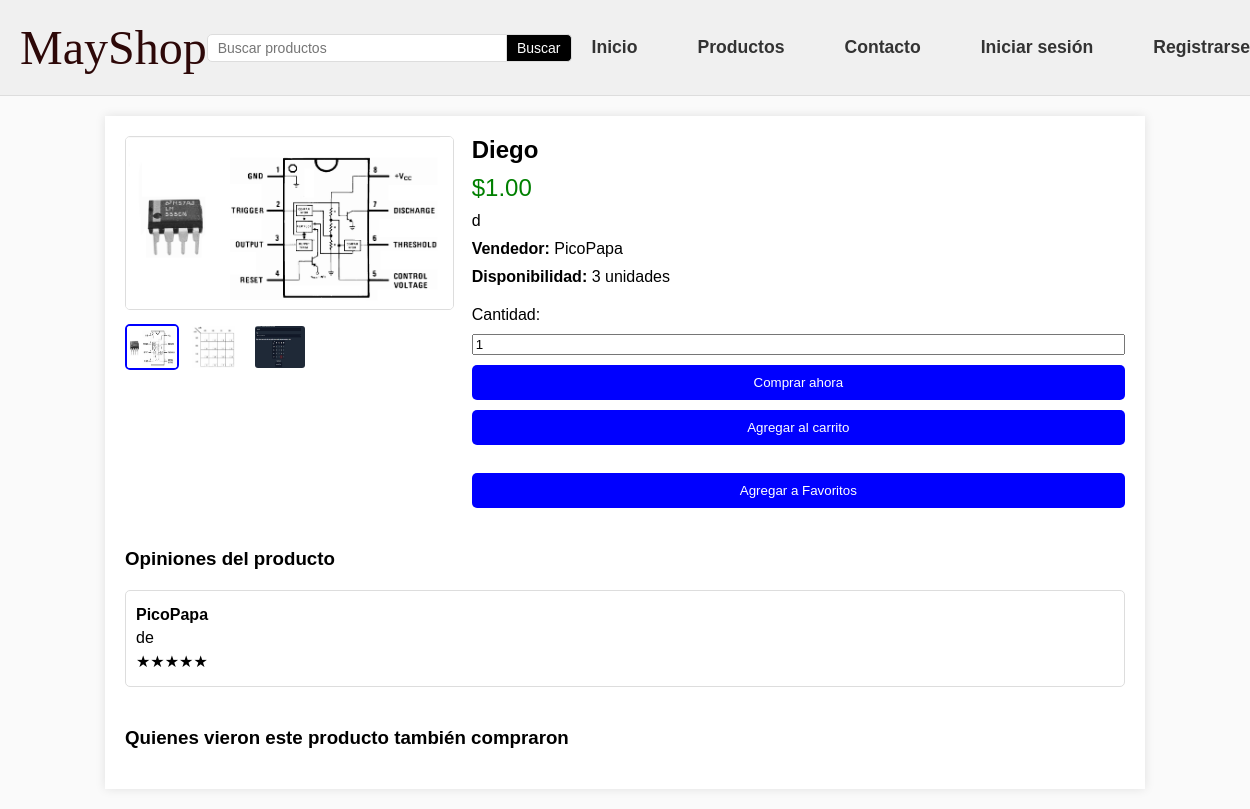
Page /pw/pw/detalle_producto.php?id_producto=17 on the committed database.
### tables this page shows
CREATE TABLE `productos` (
  `id_producto` int(11) NOT NULL,
  `nombre` varchar(255) NOT NULL,
  `descripcion` text DEFAULT NULL,
  `precio` decimal(10,2) NOT NULL,
  `disponibilidad` int(11) NOT NULL,
  `categoria_id` int(11) DEFAULT NULL,
  `imagenes` text DEFAULT NULL,
  `id_usuario` int(11) NOT NULL
);

CREATE TABLE `usuarios` (
  `id_usuario` int(11) NOT NULL,
  `nombre` varchar(100) NOT NULL,
  `email` varchar(100) NOT NULL,
  `contraseña` varchar(255) NOT NULL,
  `fecha_registro` timestamp NOT NULL DEFAULT current_timestamp(),
  `reset_token` varchar(255) DEFAULT NULL,
  `estado` enum('activo','bloqueado','silenciado') DEFAULT 'activo'
);

CREATE TABLE `opiniones` (
  `id_opinion` int(11) NOT NULL,
  `id_producto` int(11) NOT NULL,
  `id_usuario` int(11) NOT NULL,
  `calificacion` int(1) NOT NULL,
  `opinion` text NOT NULL,
  `imagen` varchar(255) DEFAULT NULL
);

### pw/pw/detalle_producto.php (the view, shortened to what this page needs)
<?php
require 'config.php';
$id_producto = isset($_GET['id_producto']) ? intval($_GET['id_producto']) : 0;
$is_favorite = false;
if ($id_producto > 0) {
    $stmt = $conn->prepare("SELECT p.id_producto, p.nombre, p.descripcion, p.precio, p.imagenes, p.disponibilidad, u.nombre as usuario
                            FROM productos p
                            JOIN Usuarios u ON p.id_usuario = u.id_usuario
                            WHERE p.id_producto = ?");
    $stmt->bind_param("i", $id_producto);
    $stmt->execute();
    $result = $stmt->get_result();
    $producto = $result->fetch_assoc();
    $imagenes = json_decode($producto['imagenes']);
    $stmt = $conn->prepare("SELECT o.calificacion, o.opinion, o.imagen, u.nombre as usuario
                            FROM opiniones o
                            JOIN Usuarios u ON o.id_usuario = u.id_usuario
                            WHERE o.id_producto = ?");
    $stmt->bind_param("i", $id_producto);
    $stmt->execute();
    $result = $stmt->get_result();
    $opiniones = $result->fetch_all(MYSQLI_ASSOC);
}
?>
<!DOCTYPE html>
<html lang="es">
<head>
    <link rel="stylesheet" href="./css/detalle_producto.css">
</head>
<body>
    <header>
        <nav>
            <div class="nav-middle">
                <div class="logo">
                    <a class="nav_a" href="index.php">MayShop</a>
                </div>
                <div class="search-container">
                    <input type="search" name="query" placeholder="Buscar productos" aria-label="Buscar">
                    <button type="submit">Buscar</button>
                </div>
                <div class="user-options">
                    <a href="index.php">Inicio<span></span></a>
                    <a href="products.php">Productos<span></span></a>
                    <a href="ayuda_general.php">Contacto<span></span></a>
                    <?php if (isset($_SESSION['loggedin']) && $_SESSION['loggedin'] === true) : ?>
                        <a href="favorites_page.php"><i class="fas fa-heart"></i></a>
                        <a href="profile.php"><i class="fas fa-user-gear"></i></a>
                        <a href="ver_carrito.php"><i class="fa-solid fa-cart-shopping"></i></a>
                        <a href="logout.php"><i class="fas fa-share-from-square"></i></a>
                    <?php else : ?>
                        <a href="login.php">Iniciar sesión<span></span></a>
                        <a href="register.php">Registrarse<span></span></a>
                    <?php endif; ?>
                </div>
            </div>
        </nav>
    </header>
    <main>
        <?php if ($producto): ?>
            <div class="product-container">
                <div class="product-images">
                    <img src="<?php echo htmlspecialchars($imagenes[0]); ?>" alt="<?php echo htmlspecialchars($producto['nombre']); ?>" class="main-image">
                    <div class="thumbnails">
                        <?php foreach ($imagenes as $index => $imagen): ?>
                            <img src="<?php echo htmlspecialchars($imagen); ?>" alt="<?php echo htmlspecialchars($producto['nombre']); ?>" class="<?php echo $index === 0 ? 'active' : ''; ?>" data-index="<?php echo $index; ?>">
                        <?php endforeach; ?>
                    </div>
                </div>
                <div class="product-details">
                    <h2><?php echo htmlspecialchars($producto['nombre']); ?></h2>
                    <p class="price">$<?php echo number_format($producto['precio'], 2); ?></p>
                    <p><?php echo htmlspecialchars($producto['descripcion']); ?></p>
                    <p><strong>Vendedor:</strong> <?php echo htmlspecialchars($producto['usuario']); ?></p>
                    <p><strong>Disponibilidad:</strong> <?php echo htmlspecialchars($producto['disponibilidad']); ?> unidades</p>
                    <div class="buy-options">
                        <?php if ($producto['disponibilidad'] > 0): ?>
                            <form action="carrito.php" method="post">
                                <label for="cantidad">Cantidad:</label>
                                <input type="number" name="cantidad" value="1" min="1" max="<?php echo htmlspecialchars($producto['disponibilidad']); ?>" required>
                                <button type="submit">Comprar ahora</button>
                                <button type="submit" formaction="carrito.php">Agregar al carrito</button>
                                <br>
                            </form>
                        <?php else: ?>
                            <div class="availability">Producto agotado. No disponible para la compra.</div>
                        <?php endif; ?>
                        <form id="add-to-favorites-form" class="mt-2">
                            <button type="button" id="add-to-favorites-button" class="btn <?php echo $is_favorite ? 'btn-danger' : 'btn-outline-danger'; ?>">
                                <i class="fas fa-heart"></i> <?php echo $is_favorite ? 'Producto agregado' : 'Agregar a Favoritos'; ?>
                            </button>
                        </form>
                    </div>
                </div>
            </div>
            <div class="reviews">
                <h3>Opiniones del producto</h3>
                <div>
                    <?php foreach ($opiniones as $opinion): ?>
                        <div class="review">
                            <p><strong><?php echo htmlspecialchars($opinion['usuario']); ?></strong></p>
                            <p><?php echo htmlspecialchars($opinion['opinion']); ?></p>
                            <p><?php echo str_repeat('★', $opinion['calificacion']); ?></p>
                        </div>
                    <?php endforeach; ?>
                </div>
            </div>
            <div class="related-products">
                <h3>Quienes vieron este producto también compraron</h3>
            </div>
        <?php else: ?>
            <p>Producto no encontrado.</p>
        <?php endif; ?>
    </main>
</body>
</html>

### pw/pw/css/detalle_producto.css (style rules this page uses)
body { font-family: Arial, sans-serif; margin: 0; padding: 0; background-color: #f9f9f9c6; color: black; }
header { background-color: #f0f0f0; padding: 20px; border-bottom: 1px solid #ddd; width: 100%; }
header a { color: rgb(45, 8, 8); text-decoration: none; }
.nav_a { font-size: 6vh; color: rgb(45, 8, 8); font-family: "Brush Script MT", cursive; }
.nav-middle { display: flex; justify-content: space-between; align-items: center; }
.logo { flex: 1; }
.search-container { flex: 2; display: flex; align-items: center; }
.search-container input { width: 100%; padding: 5px 10px; border: 1px solid #ddd; border-radius: 5px 0 0 5px; font-size: 14px; }
.search-container button { padding: 5px 10px; border: 1px solid #ddd; border-left: none; background-color: black; color: #fff; border-radius: 0 5px 5px 0; cursor: pointer; font-size: 14px; }
.user-options { display: flex; align-items: center; gap: 20px; }
.user-options a { font-weight: bold; position: relative; font-size: 1.1em; color: #333; text-decoration: none; padding: 6px 20px; transition: .5s; }
main { width: 80%; margin: 20px auto; background-color: #fff; padding: 20px; box-shadow: 0 0 10px rgba(0,0,0,0.1); }
.product-container { display: flex; gap: 20px; }
.product-images { flex: 1; }
.product-images img { width: 100%; border: 1px solid #ddd; border-radius: 5px; }
.thumbnails { display: flex; gap: 10px; margin-top: 10px; }
.thumbnails img { width: 50px; cursor: pointer; border: 2px solid transparent; }
.thumbnails img.active { border-color: blue; }
.product-details { flex: 2; }
.product-details h2 { margin: 0 0 10px; }
.product-details p { margin: 10px 0; }
.product-details .price { font-size: 1.5em; color: green; }
.buy-options { margin-top: 20px; }
.buy-options form { display: flex; flex-direction: column; gap: 10px; }
.buy-options button { padding: 10px; border: none; background-color: blue; color: white; cursor: pointer; border-radius: 5px; }
.reviews, .related-products { margin-top: 40px; }
.reviews h3, .related-products h3 { margin-bottom: 20px; }
.review { margin-bottom: 20px; padding: 10px; border: 1px solid #ddd; border-radius: 5px; }
.review p { margin: 5px 0; }

### rows in the picture
productos: nombre "Diego", precio "1.00", descripcion "d", id_usuario.nombre "PicoPapa", disponibilidad "3"
opiniones: id_usuario.nombre "PicoPapa", opinion "de", calificacion "★★★★★"
